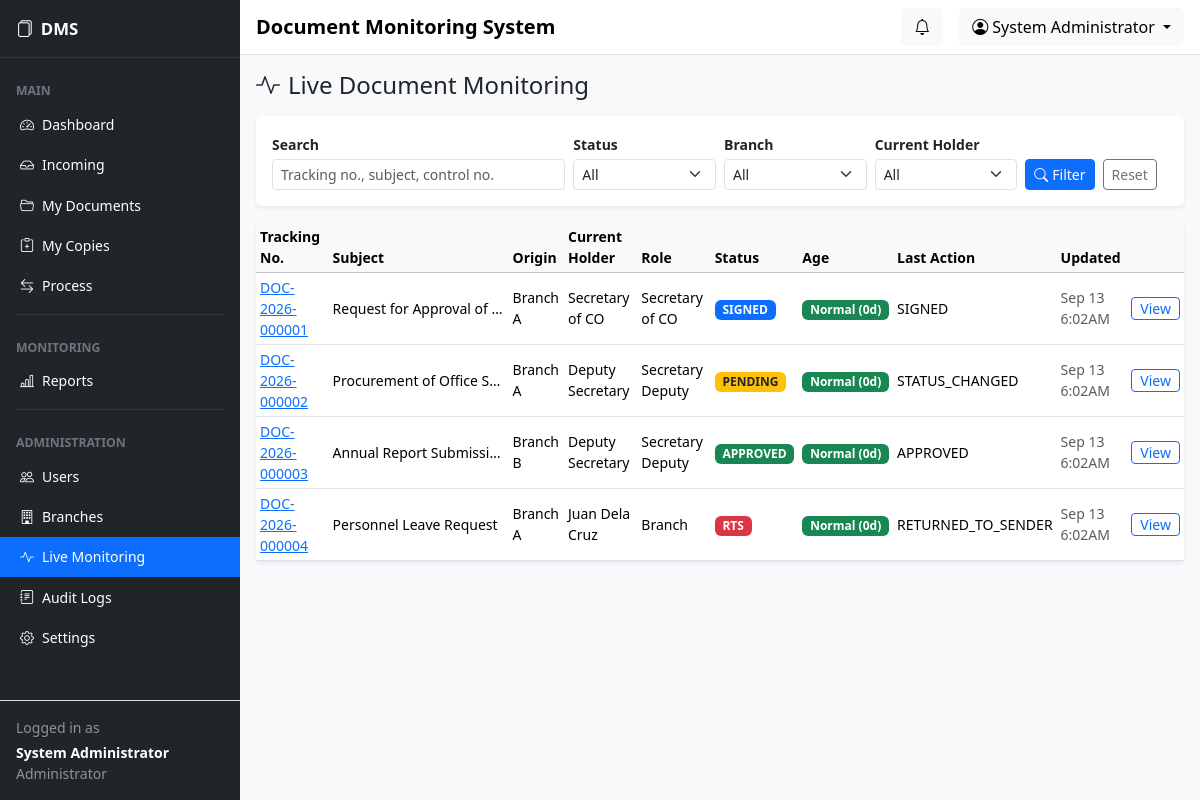
Page /admin/monitoring.php (signed in) on the committed database.
### tables this page shows
CREATE TABLE users (
  id INT UNSIGNED NOT NULL AUTO_INCREMENT,
  branch_id INT UNSIGNED DEFAULT NULL,
  full_name VARCHAR(150) NOT NULL,
  username VARCHAR(50) NOT NULL,
  password VARCHAR(255) NOT NULL,
  role ENUM('BRANCH','SECRETARY_DEPUTY','SECRETARY_CO','ADMIN') NOT NULL,
  position VARCHAR(100) DEFAULT NULL,
  status ENUM('active','inactive') NOT NULL DEFAULT 'active',
  created_at TIMESTAMP NOT NULL DEFAULT CURRENT_TIMESTAMP,
  updated_at TIMESTAMP NOT NULL DEFAULT CURRENT_TIMESTAMP ON UPDATE CURRENT_TIMESTAMP,
  last_login DATETIME DEFAULT NULL,
  PRIMARY KEY (id),
  UNIQUE KEY uq_username (username),
  KEY idx_users_role (role),
  KEY idx_users_status (status),
  KEY idx_users_branch (branch_id),
  CONSTRAINT fk_users_branch FOREIGN KEY (branch_id)
    REFERENCES branches (id) ON DELETE SET NULL ON UPDATE CASCADE
);

CREATE TABLE documents (
  id INT UNSIGNED NOT NULL AUTO_INCREMENT,
  tracking_number VARCHAR(30) NOT NULL,
  doc_control_number VARCHAR(50) DEFAULT NULL,
  subject VARCHAR(255) NOT NULL,
  document_type VARCHAR(100) DEFAULT NULL,
  sender VARCHAR(150) DEFAULT NULL,
  originating_branch_id INT UNSIGNED DEFAULT NULL,
  created_by INT UNSIGNED NOT NULL,
  current_holder_id INT UNSIGNED DEFAULT NULL,
  current_branch_id INT UNSIGNED DEFAULT NULL,
  current_status ENUM('NEW','RECEIVED','PENDING','SIGNED','APPROVED','RTS') NOT NULL DEFAULT 'NEW',
  priority ENUM('Low','Normal','High','Urgent') NOT NULL DEFAULT 'Normal',
  date_received DATE DEFAULT NULL,
  remarks TEXT,
  created_at TIMESTAMP NOT NULL DEFAULT CURRENT_TIMESTAMP,
  updated_at TIMESTAMP NOT NULL DEFAULT CURRENT_TIMESTAMP ON UPDATE CURRENT_TIMESTAMP,
  PRIMARY KEY (id),
  UNIQUE KEY uq_tracking_number (tracking_number),
  KEY idx_docs_status (current_status),
  KEY idx_docs_created (created_at),
  KEY idx_docs_holder (current_holder_id),
  KEY idx_docs_subject (subject),
  KEY idx_docs_type (document_type),
  KEY idx_docs_orig_branch (originating_branch_id),
  KEY idx_docs_updated (updated_at),
  CONSTRAINT fk_docs_orig_branch FOREIGN KEY (originating_branch_id)
    REFERENCES branches (id) ON DELETE SET NULL ON UPDATE CASCADE,
  CONSTRAINT fk_docs_created_by FOREIGN KEY (created_by)
    REFERENCES users (id) ON DELETE RESTRICT ON UPDATE CASCADE,
  CONSTRAINT fk_docs_current_holder FOREIGN KEY (current_holder_id)
    REFERENCES users (id) ON DELETE SET NULL ON UPDATE CASCADE,
  CONSTRAINT fk_docs_current_branch FOREIGN KEY (current_branch_id)
    REFERENCES branches (id) ON DELETE SET NULL ON UPDATE CASCADE
);

CREATE TABLE branches (
  id INT UNSIGNED NOT NULL AUTO_INCREMENT,
  branch_code VARCHAR(20) NOT NULL,
  branch_name VARCHAR(150) NOT NULL,
  description VARCHAR(255) DEFAULT NULL,
  status ENUM('active','inactive') NOT NULL DEFAULT 'active',
  created_at TIMESTAMP NOT NULL DEFAULT CURRENT_TIMESTAMP,
  updated_at TIMESTAMP NOT NULL DEFAULT CURRENT_TIMESTAMP ON UPDATE CURRENT_TIMESTAMP,
  PRIMARY KEY (id),
  UNIQUE KEY uq_branch_code (branch_code),
  KEY idx_branches_status (status)
);

### config/database.php (called while the page is built, shortened)
<?php
function db(): PDO
{
    static $pdo = null;
    if ($pdo instanceof PDO) {
        return $pdo;
    }
    $dsn = sprintf('mysql:host=%s;port=%d;dbname=%s;charset=utf8mb4', DB_HOST, DB_PORT, DB_NAME);
    try {
        $pdo = new PDO($dsn, DB_USER, DB_PASS, [
            PDO::ATTR_ERRMODE            => PDO::ERRMODE_EXCEPTION,
            PDO::ATTR_DEFAULT_FETCH_MODE => PDO::FETCH_ASSOC,
            PDO::ATTR_EMULATE_PREPARES   => false,
        ]);
    } catch (PDOException $e) {
        log_error('Database connection failed: ' . $e->getMessage());
        http_response_code(500);
        die('Database connection error. Please contact the system administrator.');
    }
    return $pdo;
}

### config/auth.php (called while the page is built, shortened)
<?php
function e(?string $value): string
{
    return htmlspecialchars((string)$value, ENT_QUOTES, 'UTF-8');
}
function enforce_session_timeout(): void
{
    $timeout = (int)setting('session_timeout_minutes', '30') * 60;
}
function current_user(): ?array
{
    $stmt = db()->prepare('SELECT * FROM users WHERE id = ? LIMIT 1');
    $stmt->execute([$_SESSION['user_id']]);
    $user = $stmt->fetch();
    return ($user && $user['status'] === 'active') ? $user : null;
}
function require_login(): array
{
    enforce_session_timeout();
    $user = current_user();
    return $user;
}
function require_role(array|string $roles): array
{
    $user = require_login();
    return $user;
}
function setting(string $key, string $default = ''): string
{
    static $cache = [];
    if (!$cache) {
        try {
            foreach (db()->query('SELECT setting_key, setting_value FROM system_settings') as $r) {
                $cache[$r['setting_key']] = $r['setting_value'];
            }
        } catch (Throwable $e) {
            log_error('settings read failed: ' . $e->getMessage());
        }
    }
    return $cache[$key] ?? $default;
}

### admin/monitoring.php (the view, shortened to what this page needs)
<?php
$user = require_role(ROLE_ADMIN);
$pdo = db();
$q    = trim((string)($_GET['q'] ?? ''));
$limit = 25;
$page = max(1, (int)($_GET['page'] ?? 1));
$offset = ($page - 1) * $limit;
$where = ['1=1'];
$params = [];
$whereSql = implode(' AND ', $where);
$stmt = $pdo->prepare("SELECT d.*, ob.branch_name AS origin_branch, cu.full_name AS holder_name, cu.role AS holder_role,
    (SELECT action FROM document_tracking WHERE document_id=d.id ORDER BY id DESC LIMIT 1) AS last_action
    FROM documents d
    LEFT JOIN branches ob ON ob.id=d.originating_branch_id
    LEFT JOIN users cu ON cu.id=d.current_holder_id
    WHERE $whereSql ORDER BY d.updated_at DESC LIMIT $limit OFFSET $offset");
$stmt->execute($params); $rows = $stmt->fetchAll();
page_header('Live Document Monitoring', 'monitoring', $user);
?>
<h4 class="mb-3"><i class="bi bi-activity me-2"></i>Live Document Monitoring</h4>
<form method="get" class="card shadow-sm border-0 mb-3"><div class="card-body row g-2 align-items-end">
    <div class="col-md-4"><label class="form-label small fw-semibold mb-1">Search</label><input name="q" value="<?= e($q) ?>" class="form-control form-control-sm" placeholder="Tracking no., subject, control no."></div>
    <div class="col-md-2"><label class="form-label small fw-semibold mb-1">Status</label>
        <select name="status" class="form-select form-select-sm"><option value="">All</option></select>
    </div>
    <div class="col-md-2"><label class="form-label small fw-semibold mb-1">Branch</label>
        <select name="branch" class="form-select form-select-sm"><option value="0">All</option></select>
    </div>
    <div class="col-md-2"><label class="form-label small fw-semibold mb-1">Current Holder</label>
        <select name="holder" class="form-select form-select-sm"><option value="0">All</option></select>
    </div>
    <div class="col-md-2 d-flex gap-2"><button class="btn btn-primary btn-sm"><i class="bi bi-search me-1"></i>Filter</button><a href="monitoring.php" class="btn btn-outline-secondary btn-sm">Reset</a></div>
</div></form>
<div class="card shadow-sm border-0"><div class="card-body p-0">
<table class="table table-hover table-sm align-middle mb-0">
<thead class="table-light small"><tr>
    <th>Tracking No.</th><th>Subject</th><th>Origin</th><th>Current Holder</th><th>Role</th><th>Status</th><th>Age</th><th>Last Action</th><th>Updated</th><th></th>
</tr></thead>
<tbody>
<?php foreach ($rows as $r):
    $age = doc_age_days($r);
    $level = aging_level($age);
    $rowCls = $level === 'overdue' ? 'table-danger' : ($level === 'attention' ? 'table-warning' : '');
?>
<tr class="<?= $rowCls ?>">
    <td class="small"><a href="<?= BASE_URL ?>/view_document.php?id=<?= (int)$r['id'] ?>"><?= e($r['tracking_number']) ?></a></td>
    <td class="small text-truncate" style="max-width:180px" title="<?= e($r['subject']) ?>"><?= e($r['subject']) ?></td>
    <td class="small"><?= e($r['origin_branch'] ?? '—') ?></td>
    <td class="small"><?= e($r['holder_name'] ?? '—') ?></td>
    <td class="small"><?= e(role_label($r['holder_role'] ?? '')) ?></td>
    <td><?= status_badge($r['current_status']) ?></td>
    <td><?= aging_badge($age) ?></td>
    <td class="small text-uppercase"><?= e($r['last_action'] ?? '—') ?></td>
    <td class="small text-muted"><?= e(date('M d g:iA', strtotime($r['updated_at']))) ?></td>
    <td class="small"><a class="btn btn-sm btn-outline-primary py-0" href="<?= BASE_URL ?>/view_document.php?id=<?= (int)$r['id'] ?>">View</a></td>
</tr>
<?php endforeach; ?>
</tbody></table>
</div></div>

### includes/sidebar.php (shortened to what this page needs)
<?php
$currentRole = $user['role'] ?? ROLE_ADMIN;
$navItems = [];
$navItems[] = ['type' => 'heading', 'label' => 'Main'];
$navItems[] = ['type' => 'link', 'href' => $dashUrl ?? '#', 'icon' => 'bi-speedometer2', 'label' => 'Dashboard', 'key' => 'dashboard'];
if ($currentRole === ROLE_BRANCH) {
    $navItems[] = ['type' => 'link', 'href' => BASE_URL . '/branch/incoming.php', 'icon' => 'bi-inbox', 'label' => 'Incoming', 'key' => 'incoming', 'badge' => incoming_count((int)($user['id'] ?? 0))];
    $navItems[] = ['type' => 'link', 'href' => BASE_URL . '/branch/documents.php', 'icon' => 'bi-folder2-open', 'label' => 'My Documents', 'key' => 'documents'];
    $navItems[] = ['type' => 'link', 'href' => BASE_URL . '/branch/create_document.php', 'icon' => 'bi-file-earmark-plus', 'label' => 'Log Document', 'key' => 'create'];
    $navItems[] = ['type' => 'link', 'href' => BASE_URL . '/branch/returned.php', 'icon' => 'bi-arrow-return-left', 'label' => 'Returned', 'key' => 'returned'];
    $navItems[] = ['type' => 'link', 'href' => BASE_URL . '/branch/documents.php?status=APPROVED', 'icon' => 'bi-check2-circle', 'label' => 'Completed', 'key' => 'completed'];
} else {
    $secDir = ($currentRole === ROLE_SECRETARY_CO) ? 'secretary_co' : 'secretary_deputy';
    $navItems[] = ['type' => 'link', 'href' => BASE_URL . '/' . $secDir . '/incoming.php', 'icon' => 'bi-inbox', 'label' => 'Incoming', 'key' => 'incoming', 'badge' => incoming_count((int)($user['id'] ?? 0))];
    $navItems[] = ['type' => 'link', 'href' => BASE_URL . '/' . $secDir . '/documents.php', 'icon' => 'bi-folder2-open', 'label' => 'My Documents', 'key' => 'documents'];
    $navItems[] = ['type' => 'link', 'href' => BASE_URL . '/' . $secDir . '/copies.php', 'icon' => 'bi-clipboard-plus', 'label' => 'My Copies', 'key' => 'copies'];
    $navItems[] = ['type' => 'link', 'href' => BASE_URL . '/' . $secDir . '/process.php', 'icon' => 'bi-arrow-left-right', 'label' => 'Process', 'key' => 'process'];
}
$navItems[] = ['type' => 'divider'];
$navItems[] = ['type' => 'heading', 'label' => 'Monitoring'];
$navItems[] = ['type' => 'link', 'href' => BASE_URL . '/reports/index.php', 'icon' => 'bi-bar-chart-line', 'label' => 'Reports', 'key' => 'reports'];
if ($currentRole === ROLE_ADMIN) {
    $navItems[] = ['type' => 'divider'];
    $navItems[] = ['type' => 'heading', 'label' => 'Administration'];
    $navItems[] = ['type' => 'link', 'href' => BASE_URL . '/admin/users.php', 'icon' => 'bi-people', 'label' => 'Users', 'key' => 'users'];
    $navItems[] = ['type' => 'link', 'href' => BASE_URL . '/admin/branches.php', 'icon' => 'bi-building', 'label' => 'Branches', 'key' => 'branches'];
    $navItems[] = ['type' => 'link', 'href' => BASE_URL . '/admin/monitoring.php', 'icon' => 'bi-activity', 'label' => 'Live Monitoring', 'key' => 'monitoring'];
    $navItems[] = ['type' => 'link', 'href' => BASE_URL . '/admin/audit_logs.php', 'icon' => 'bi-journal-text', 'label' => 'Audit Logs', 'key' => 'audit'];
    $navItems[] = ['type' => 'link', 'href' => BASE_URL . '/admin/settings.php', 'icon' => 'bi-gear', 'label' => 'Settings', 'key' => 'settings'];
}
?>
<aside class="sidebar bg-dark text-white d-none d-md-flex flex-column flex-shrink-0">
    <div class="sidebar-brand py-3 px-3 d-flex align-items-center">
        <i class="bi bi-files me-2"></i>
        <span class="fw-bold"><?= e(setting('org_short', 'DMS')) ?></span>
    </div>
    <hr class="text-secondary m-0">
    <ul class="nav nav-pills flex-column mb-auto py-2 small">
        <?php foreach ($navItems as $item): ?>
            <?php if (($item['type'] ?? '') === 'heading'): ?>
                <li class="nav-heading text-uppercase text-secondary px-3 pt-3 pb-1 small fw-bold"><?= e($item['label']) ?></li>
            <?php elseif (($item['type'] ?? '') === 'divider'): ?>
                <li><hr class="text-secondary mx-3 my-2"></li>
            <?php else: ?>
                <li class="nav-item">
                    <a class="nav-link text-white <?= (($activeNav ?? '') === ($item['key'] ?? '')) ? 'active bg-primary' : '' ?>" href="<?= e($item['href']) ?>">
                        <i class="bi <?= e($item['icon']) ?> me-2"></i><?= e($item['label']) ?>
                    </a>
                </li>
            <?php endif; ?>
        <?php endforeach; ?>
    </ul>
    <div class="p-3 border-top small">
        <div class="text-white-50 mb-1">Logged in as</div>
        <div class="text-white fw-semibold"><?= e($user['full_name'] ?? '') ?></div>
        <div class="text-white-50"><?= e(role_label($currentRole)) ?></div>
    </div>
</aside>

### includes/navbar.php (shortened to what this page needs)
<nav class="navbar navbar-expand navbar-light bg-white border-bottom px-3">
    <span class="navbar-brand fw-semibold mb-0 h6 d-none d-md-block"><?= e(setting('org_name', 'Document Monitoring System')) ?></span>
    <div class="ms-auto d-flex align-items-center">
        <div class="dropdown me-3">
            <button class="btn btn-light position-relative" type="button" data-bs-toggle="dropdown" aria-expanded="false">
                <i class="bi bi-bell"></i>
            </button>
        </div>
        <div class="dropdown">
            <button class="btn btn-light dropdown-toggle" type="button" data-bs-toggle="dropdown">
                <i class="bi bi-person-circle me-1"></i><?= e($user['full_name'] ?? '') ?>
            </button>
        </div>
    </div>
</nav>

### includes/functions.php (shortened to what this page needs)
<?php
require_once CONFIG_PATH . DS . 'database.php';
function status_badge(string $status): string
{
    $s = strtoupper($status);
    $class = match ($s) {
        'PENDING'  => 'bg-warning text-dark',
        'SIGNED'   => 'bg-primary',
        'APPROVED' => 'bg-success',
        'RTS'      => 'bg-danger',
        'RECEIVED' => 'bg-info text-dark',
        'NEW'      => 'bg-secondary',
        default    => 'bg-secondary',
    };
    return '<span class="badge ' . $class . '">' . e($s) . '</span>';
}
function role_label(string $role): string
{
    return match ($role) {
        'BRANCH'           => 'Branch',
        'SECRETARY_DEPUTY' => 'Secretary Deputy',
        'SECRETARY_CO'     => 'Secretary of CO',
        'ADMIN'            => 'Administrator',
        default            => $role,
    };
}
function doc_age_days(array $doc): int
{
    $base = $doc['updated_at'] ?? $doc['created_at'] ?? null;
    $ts = strtotime($base);
    return max(0, (int)floor((time() - $ts) / 86400));
}
function aging_level(int $days): string
{
    $normal = max(1, (int)setting('aging_normal', '2'));
    $attention = max($normal + 1, (int)setting('aging_attention', '4'));
    return 'normal';
}
function aging_badge(int $days): string
{
    $level = aging_level($days);
    $class = match ($level) {
        'normal'    => 'bg-success',
        'attention' => 'bg-warning text-dark',
        'overdue'   => 'bg-danger',
        default     => 'bg-secondary',
    };
    $label = match ($level) {
        'normal'    => 'Normal',
        'attention' => 'Attention',
        'overdue'   => 'Overdue',
        default     => '',
    };
    return '<span class="badge ' . $class . '" title="Document age: ' . $days . ' day(s)">' . e($label) . ' (' . $days . 'd)</span>';
}
function incoming_documents(int $userId): array
{
    $sql = 'SELECT d.*, b.branch_name AS origin_branch, t.created_at AS received_at
            FROM documents d
            INNER JOIN document_tracking t ON t.id = (
                SELECT MAX(t2.id) FROM document_tracking t2 WHERE t2.document_id = d.id
            )
            LEFT JOIN branches b ON b.id = d.originating_branch_id
            WHERE t.action IN (?, ?) AND t.to_user_id = ?
            ORDER BY t.created_at DESC';
    $stmt = db()->prepare($sql);
    $stmt->execute([ACTION_FORWARDED, ACTION_RTS, $userId]);
    return $stmt->fetchAll();
}
function incoming_count(int $userId): int
{
    return count(incoming_documents($userId));
}

### rows in the picture
users: full_name "System Administrator", role "Administrator"
documents: tracking_number "DOC-2026-000001", subject "Request for Approval of…", originating_branch.branch_name "Branch A", current_holder.full_name "Secretary of CO", current_holder.role "Secretary of CO", current_status "SIGNED", updated_at "Normal", updated_at "0", last_action "SIGNED", updated_at "Sep 13 6:02AM"
documents: tracking_number "DOC-2026-000002", subject "Procurement of Office S…", originating_branch.branch_name "Branch A", current_holder.full_name "Deputy Secretary", current_holder.role "Secretary Deputy", current_status "PENDING", updated_at "Normal", updated_at "0", last_action "STATUS_CHANGED", updated_at "Sep 13 6:02AM"
documents: tracking_number "DOC-2026-000003", subject "Annual Report Submissi…", originating_branch.branch_name "Branch B", current_holder.full_name "Deputy Secretary", current_holder.role "Secretary Deputy", current_status "APPROVED", updated_at "Normal", updated_at "0", last_action "APPROVED", updated_at "Sep 13 6:02AM"
documents: tracking_number "DOC-2026-000004", subject "Personnel Leave Request", current_branch.branch_name "Branch A", created_by.full_name "Juan Dela Cruz", created_by.role "Branch", current_status "RTS", updated_at "Normal", updated_at "0", last_action "RETURNED_TO_SENDER", updated_at "Sep 13 6:02AM"

### other values in the picture
setting('org_short', 'DMS') "DMS"
$item['label'] "MAIN"
$item['label'] "Dashboard"
$item['label'] "Incoming"
$item['label'] "My Documents"
$item['label'] "My Copies"
$item['label'] "Process"
$item['label'] "MONITORING"
$item['label'] "Reports"
$item['label'] "ADMINISTRATION"
$item['label'] "Users"
$item['label'] "Branches"
$item['label'] "Live Monitoring"
$item['label'] "Audit Logs"
$item['label'] "Settings"
